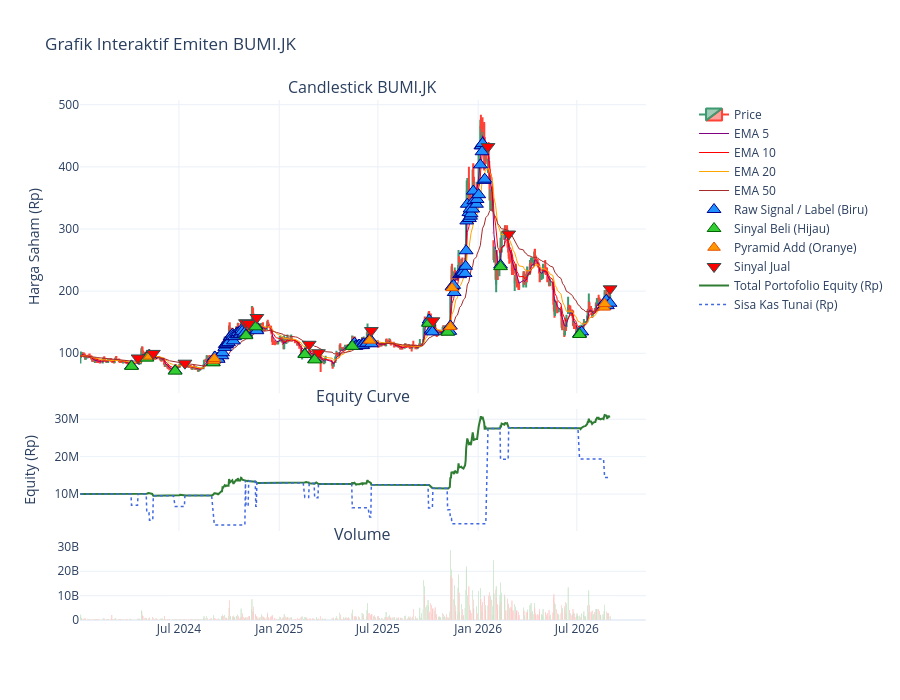

The cell this chart's notebook holds for it:
### Code cell
# Menampilkan grafik interaktif yang berisi Candlestick, Volume, dan Hasil Prediksi
plot_interactive_candlestick(
    df=df_bumi,               # Dataframe OHLCV saham (sesuaikan nama variabel jika berbeda)
    ticker_name=ticker_target,
    start_date="2024-01-01",  # Opsional: sesuaikan rentang zoom awal jika diperlukan
    end_date="2026-08-31",
    predictions_df=backtester.predictions_df,  # Ambil data dari objek backtester
    df_equity=df_equity_curve,           # Diambil dari output run_backtest()
    df_trades=df_trades_result,                 # Diambil dari output run_backtest()
    show_raw_buy_signals=True
)

### Figure 1 — Plotly figure (JSON) as saved in the notebook; plotly's stock layout.template omitted (floating-point values rounded to 4 significant figures; data arrays with more than 128 entries replaced by an {"elided": "..."} marker saying what was removed)
{"data": [{"close": {"elided": "627 float values"}, "high": {"elided": "627 float values"}, "low": {"elided": "627 float values"}, "name": "Price", "open": {"elided": "627 float values"}, "type": "candlestick", "x": {"elided": "627 str values"}, "xaxis": "x", "yaxis": "y"}, {"hovertemplate": "EMA 5: Rp%{y:,.0f}<extra></extra>", "line": {"color": "purple", "width": 1}, "mode": "lines", "name": "EMA 5", "type": "scatter", "x": {"elided": "627 str values"}, "xaxis": "x", "y": {"elided": "627 float values"}, "yaxis": "y"}, {"hovertemplate": "EMA 10: Rp%{y:,.0f}<extra></extra>", "line": {"color": "red", "width": 1}, "mode": "lines", "name": "EMA 10", "type": "scatter", "x": {"elided": "627 str values"}, "xaxis": "x", "y": {"elided": "627 float values"}, "yaxis": "y"}, {"hovertemplate": "EMA 20: Rp%{y:,.0f}<extra></extra>", "line": {"color": "orange", "width": 1}, "mode": "lines", "name": "EMA 20", "type": "scatter", "x": {"elided": "627 str values"}, "xaxis": "x", "y": {"elided": "627 float values"}, "yaxis": "y"}, {"hovertemplate": "EMA 50: Rp%{y:,.0f}<extra></extra>", "line": {"color": "brown", "width": 1}, "mode": "lines", "name": "EMA 50", "type": "scatter", "x": {"elided": "627 str values"}, "xaxis": "x", "y": {"elided": "627 float values"}, "yaxis": "y"}, {"customdata": {"elided": "102x5 float values"}, "hovertemplate": "<b>Sinyal Beli (Prediksi)</b><br>Probabilitas Dip: %{customdata[0]:.2%} [Cond 1]<br>Return Pred: %{customdata[1]:.2%}<br>Risk Pred: %{customdata[2]:.2%}<br>RR Ratio: %{customdata[3]:.2f} [Cond 2]<br>Trend Slope: %{customdata[4]:.2%} [Cond 3]<br><extra></extra>", "marker": {"color": "dodgerblue", "line": {"color": "darkblue", "width": 1}, "size": 12, "symbol": "triangle-up"}, "mode": "markers", "name": "Raw Signal / Label (Biru)", "type": "scatter", "x": ["2024-04-05T00:00:00.000000000", "2024-05-03T00:00:00.000000000", "2024-05-08T00:00:00.000000000", "2024-06-24T00:00:00.000000000", "2024-09-02T00:00:00.000000000", "2024-09-03T00:00:00.000000000", "2024-09-04T00:00:00.000000000", "2024-09-05T00:00:00.000000000", "2024-09-10T00:00:00.000000000", "2024-09-11T00:00:00.000000000", "2024-09-18T00:00:00.000000000", "2024-09-19T00:00:00.000000000", "2024-09-23T00:00:00.000000000", "2024-09-24T00:00:00.000000000", "2024-09-25T00:00:00.000000000", "2024-09-26T00:00:00.000000000", "2024-09-27T00:00:00.000000000", "2024-09-30T00:00:00.000000000", "2024-10-03T00:00:00.000000000", "2024-10-04T00:00:00.000000000", "2024-10-07T00:00:00.000000000", "2024-10-08T00:00:00.000000000", "2024-10-09T00:00:00.000000000", "2024-10-11T00:00:00.000000000", "2024-10-15T00:00:00.000000000", "2024-10-16T00:00:00.000000000", "2024-10-17T00:00:00.000000000", "2024-10-18T00:00:00.000000000", "2024-10-21T00:00:00.000000000", "2024-10-22T00:00:00.000000000", "2024-10-23T00:00:00.000000000", "2024-10-24T00:00:00.000000000", "2024-10-25T00:00:00.000000000", "2024-10-28T00:00:00.000000000", "2024-10-29T00:00:00.000000000", "2024-11-01T00:00:00.000000000", "2024-11-19T00:00:00.000000000", "2024-11-20T00:00:00.000000000", "2024-11-21T00:00:00.000000000", "2025-02-17T00:00:00.000000000", "2025-03-07T00:00:00.000000000", "2025-05-15T00:00:00.000000000", "2025-05-19T00:00:00.000000000", "2025-05-21T00:00:00.000000000", "2025-05-22T00:00:00.000000000", "2025-05-26T00:00:00.000000000", "2025-05-28T00:00:00.000000000", "2025-06-02T00:00:00.000000000", "2025-06-03T00:00:00.000000000", "2025-06-05T00:00:00.000000000", "2025-06-10T00:00:00.000000000", "2025-06-11T00:00:00.000000000", "2025-06-16T00:00:00.000000000", "2025-06-18T00:00:00.000000000", "2025-06-19T00:00:00.000000000", "2025-10-02T00:00:00.000000000", "2025-10-03T00:00:00.000000000", "2025-10-07T00:00:00.000000000", "2025-10-09T00:00:00.000000000", "2025-11-06T00:00:00.000000000", "2025-11-07T00:00:00.000000000", "2025-11-10T00:00:00.000000000", "2025-11-11T00:00:00.000000000", "2025-11-14T00:00:00.000000000", "2025-11-17T00:00:00.000000000", "2025-11-18T00:00:00.000000000", "2025-11-28T00:00:00.000000000", "2025-12-01T00:00:00.000000000", "2025-12-02T00:00:00.000000000", "2025-12-03T00:00:00.000000000", "2025-12-04T00:00:00.000000000", "2025-12-08T00:00:00.000000000", "2025-12-09T00:00:00.000000000", "2025-12-10T00:00:00.000000000", "2025-12-11T00:00:00.000000000", "2025-12-12T00:00:00.000000000", "2025-12-15T00:00:00.000000000", "2025-12-16T00:00:00.000000000", "2025-12-17T00:00:00.000000000", "2025-12-18T00:00:00.000000000", "2025-12-19T00:00:00.000000000", "2025-12-22T00:00:00.000000000", "2025-12-23T00:00:00.000000000", "2025-12-24T00:00:00.000000000", "2025-12-29T00:00:00.000000000", "2025-12-30T00:00:00.000000000", "2026-01-02T00:00:00.000000000", "2026-01-05T00:00:00.000000000", "2026-01-06T00:00:00.000000000", "2026-01-07T00:00:00.000000000", "2026-01-08T00:00:00.000000000", "2026-01-09T00:00:00.000000000", "2026-01-12T00:00:00.000000000", "2026-01-13T00:00:00.000000000", "2026-02-11T00:00:00.000000000", "2026-07-06T00:00:00.000000000", "2026-07-10T00:00:00.000000000", "2026-08-20T00:00:00.000000000", "2026-08-21T00:00:00.000000000", "2026-08-24T00:00:00.000000000", "2026-08-26T00:00:00.000000000", "2026-08-31T00:00:00.000000000"], "xaxis": "x", "y": [79.68, 93.12, 96.0, 72.0, 85.44, 89.28, 92.16, 94.08, 92.16, 90.24, 96.0, 100.8, 109.4, 114.2, 113.3, 114.2, 115.2, 117.1, 126.7, 126.7, 130.6, 127.7, 120.0, 126.7, 132.5, 129.6, 130.6, 133.4, 131.5, 130.6, 134.4, 138.2, 135.4, 130.6, 132.5, 129.6, 144.0, 138.2, 136.3, 98.88, 90.24, 112.3, 116.2, 111.4, 111.4, 112.3, 113.3, 114.2, 112.3, 115.2, 116.2, 116.2, 121.9, 121.0, 115.2, 149.8, 153.6, 137.3, 134.4, 135.4, 134.4, 135.4, 144.0, 207.4, 209.3, 197.8, 226.6, 228.5, 232.3, 230.4, 230.4, 228.5, 240.0, 265.0, 313.0, 339.8, 326.4, 316.8, 332.2, 320.6, 324.5, 332.2, 361.0, 345.6, 339.8, 347.5, 355.2, 403.2, 433.9, 433.9, 424.3, 437.8, 378.2, 380.2, 241.9, 131.5, 134.4, 175.7, 181.4, 185.3, 176.6, 180.5], "yaxis": "y"}, {"hovertemplate": "%{text}<extra></extra>", "marker": {"color": "limegreen", "line": {"color": "darkgreen", "width": 1}, "size": 12, "symbol": "triangle-up"}, "mode": "markers", "name": "Sinyal Beli (Hijau)", "text": ["ID Transaksi: 1<br>Beli: 2024-04-05<br>Harga: Rp83.00<br>Lot: 360<br>Total Modal: Rp2,992,482.00<br>TP: Rp90.00<br>SL: Rp80.00", "ID Transaksi: 2<br>Beli: 2024-05-03<br>Avg Entry: Rp99.79<br>Lot: 702 (Termasuk 1x Pyramid)<br>Total Modal: Rp7,005,292.20<br>TP: Rp112.00<br>SL: Rp93.60", "ID Transaksi: 3<br>Beli: 2024-06-24<br>Harga: Rp76.00<br>Lot: 375<br>Total Modal: Rp2,854,275.00<br>TP: Rp87.00<br>SL: Rp70.00", "ID Transaksi: 4<br>Beli: 2024-09-02<br>Avg Entry: Rp91.92<br>Lot: 858 (Termasuk 2x Pyramid)<br>Total Modal: Rp7,886,812.50<br>TP: Rp96.00<br>SL: Rp90.90", "ID Transaksi: 5<br>Beli: 2024-11-01<br>Harga: Rp139.00<br>Lot: 489<br>Total Modal: Rp6,807,295.65<br>TP: Rp152.00<br>SL: Rp130.00", "ID Transaksi: 6<br>Beli: 2024-11-19<br>Harga: Rp153.00<br>Lot: 437<br>Total Modal: Rp6,696,129.15<br>TP: Rp179.00<br>SL: Rp142.00", "ID Transaksi: 7<br>Beli: 2025-02-17<br>Harga: Rp104.00<br>Lot: 373<br>Total Modal: Rp3,885,018.80<br>TP: Rp118.00<br>SL: Rp96.00", "ID Transaksi: 8<br>Beli: 2025-03-07<br>Harga: Rp96.00<br>Lot: 401<br>Total Modal: Rp3,855,374.40<br>TP: Rp107.00<br>SL: Rp90.00", "ID Transaksi: 9<br>Beli: 2025-05-15<br>Avg Entry: Rp123.07<br>Lot: 718 (Termasuk 1x Pyramid)<br>Total Modal: Rp8,836,434.80<br>TP: Rp130.00<br>SL: Rp120.60", "ID Transaksi: 10<br>Beli: 2025-10-02<br>Harga: Rp163.00<br>Lot: 383<br>Total Modal: Rp6,252,264.35<br>TP: Rp185.00<br>SL: Rp150.00", "ID Transaksi: 11<br>Beli: 2025-11-06<br>Avg Entry: Rp152.65<br>Lot: 619 (Termasuk 2x Pyramid)<br>Total Modal: Rp9,449,152.50<br>TP: Rp153.00<br>SL: Rp201.60", "ID Transaksi: 12<br>Beli: 2026-02-11<br>Harga: Rp252.00<br>Lot: 327<br>Total Modal: Rp8,252,760.60<br>TP: Rp296.00<br>SL: Rp228.00", "ID Transaksi: 13<br>Beli: 2026-07-06<br>Avg Entry: Rp155.66<br>Lot: 853 (Termasuk 2x Pyramid)<br>Total Modal: Rp13,277,686.70<br>TP: Rp157.00<br>SL: Rp171.90"], "type": "scatter", "x": ["2024-04-05T00:00:00.000000000", "2024-05-03T00:00:00.000000000", "2024-06-24T00:00:00.000000000", "2024-09-02T00:00:00.000000000", "2024-11-01T00:00:00.000000000", "2024-11-19T00:00:00.000000000", "2025-02-17T00:00:00.000000000", "2025-03-07T00:00:00.000000000", "2025-05-15T00:00:00.000000000", "2025-10-02T00:00:00.000000000", "2025-11-06T00:00:00.000000000", "2026-02-11T00:00:00.000000000", "2026-07-06T00:00:00.000000000"], "xaxis": "x", "y": [78.85, 92.15, 71.25, 84.55, 128.2, 142.5, 97.85, 89.3, 111.1, 148.2, 133.9, 239.4, 130.2], "yaxis": "y"}, {"hovertemplate": "%{text}<extra></extra>", "marker": {"color": "#FF9800", "line": {"color": "#E65100", "width": 1}, "size": 11, "symbol": "triangle-up"}, "mode": "markers", "name": "Pyramid Add (Oranye)", "text": ["ID Transaksi: 2 [Pyramid Add #1]<br>Tanggal: 2024-05-08<br>Harga Tambah: Rp104.00<br>Tambah Lot: +192<br>Modal Tambahan: Rp1,999,795.20", "ID Transaksi: 4 [Pyramid Add #1]<br>Tanggal: 2024-09-03<br>Harga Tambah: Rp94.00<br>Tambah Lot: +204<br>Modal Tambahan: Rp1,920,476.40", "ID Transaksi: 4 [Pyramid Add #2]<br>Tanggal: 2024-09-04<br>Harga Tambah: Rp101.00<br>Tambah Lot: +114<br>Modal Tambahan: Rp1,153,127.10", "ID Transaksi: 9 [Pyramid Add #1]<br>Tanggal: 2025-06-16<br>Harga Tambah: Rp134.00<br>Tambah Lot: +186<br>Modal Tambahan: Rp2,496,138.60", "ID Transaksi: 11 [Pyramid Add #1]<br>Tanggal: 2025-11-11<br>Harga Tambah: Rp151.00<br>Tambah Lot: +152<br>Modal Tambahan: Rp2,298,642.80", "ID Transaksi: 11 [Pyramid Add #2]<br>Tanggal: 2025-11-14<br>Harga Tambah: Rp224.00<br>Tambah Lot: +62<br>Modal Tambahan: Rp1,390,883.20", "ID Transaksi: 13 [Pyramid Add #1]<br>Tanggal: 2026-08-20<br>Harga Tambah: Rp184.00<br>Tambah Lot: +135<br>Modal Tambahan: Rp2,487,726.00", "ID Transaksi: 13 [Pyramid Add #2]<br>Tanggal: 2026-08-21<br>Harga Tambah: Rp191.00<br>Tambah Lot: +130<br>Modal Tambahan: Rp2,486,724.50"], "type": "scatter", "x": ["2024-05-08T00:00:00", "2024-09-03T00:00:00", "2024-09-04T00:00:00", "2025-06-16T00:00:00", "2025-11-11T00:00:00", "2025-11-14T00:00:00", "2026-08-20T00:00:00", "2026-08-21T00:00:00"], "xaxis": "x", "y": [95, 88.35, 91.2, 120.6, 142.5, 205.2, 173.8, 179.5], "yaxis": "y"}, {"hovertemplate": "%{text}<extra></extra>", "marker": {"color": "red", "line": {"color": "DarkSlateGrey", "width": 1}, "size": 12, "symbol": "triangle-down"}, "mode": "markers", "name": "Sinyal Jual", "text": ["ID Pembelian: 1<br>Jual: 2024-04-17<br>Harga: Rp84.00<br>Lot: 360<br>Alasan Jual: EMA 5/10 Cross<br>Profit: Rp23,958.00 (+0.80%)", "ID Pembelian: 2<br>Jual: 2024-05-15<br>Harga: Rp93.00<br>Lot: 702 (Termasuk 1x Pyramid)<br>Alasan Jual: EMA 5/10 Cross<br>Profit: Rp-493,013.70 (-7.04%)", "ID Pembelian: 3<br>Jual: 2024-07-12<br>Harga: Rp79.00<br>Lot: 375<br>Alasan Jual: EMA 5/10 Cross<br>Profit: Rp100,818.75 (+3.53%)", "ID Pembelian: 4<br>Jual: 2024-10-31<br>Harga: Rp139.00<br>Lot: 858 (Termasuk 2x Pyramid)<br>Alasan Jual: EMA 5/10 Cross<br>Profit: Rp4,009,572.00 (+50.84%)", "ID Pembelian: 5<br>Jual: 2024-11-06<br>Harga: Rp135.00<br>Lot: 489<br>Alasan Jual: Time-Stop<br>Profit: Rp-222,299.40 (-3.27%)", "ID Pembelian: 6<br>Jual: 2024-11-21<br>Harga: Rp143.00<br>Lot: 437<br>Alasan Jual: EMA 5/10 Cross<br>Profit: Rp-462,651.90 (-6.91%)", "ID Pembelian: 7<br>Jual: 2025-02-25<br>Harga: Rp102.00<br>Lot: 373<br>Alasan Jual: EMA 5/10 Cross<br>Profit: Rp-89,930.30 (-2.31%)", "ID Pembelian: 8<br>Jual: 2025-03-14<br>Harga: Rp92.00<br>Lot: 401<br>Alasan Jual: Time-Stop<br>Profit: Rp-175,397.40 (-4.55%)", "ID Pembelian: 9<br>Jual: 2025-06-19<br>Harga: Rp121.00<br>Lot: 718 (Termasuk 1x Pyramid)<br>Alasan Jual: EMA 5/10 Cross<br>Profit: Rp-170,354.30 (-1.93%)", "ID Pembelian: 10<br>Jual: 2025-10-10<br>Harga: Rp138.00<br>Lot: 383<br>Alasan Jual: EMA 5/10 Cross<br>Profit: Rp-980,077.85 (-15.68%)", "ID Pembelian: 11<br>Jual: 2026-01-19<br>Harga: Rp412.00<br>Lot: 619 (Termasuk 2x Pyramid)<br>Alasan Jual: EMA 5/10 Cross<br>Profit: Rp15,989,890.50 (+169.22%)", "ID Pembelian: 12<br>Jual: 2026-02-26<br>Harga: Rp258.00<br>Lot: 327<br>Alasan Jual: EMA 5/10 Cross<br>Profit: Rp162,747.90 (+1.97%)", "ID Pembelian: 13<br>Jual: 2026-08-31<br>Harga: Rp192.00<br>Lot: 853 (Termasuk 2x Pyramid)<br>Alasan Jual: Akhir Backtest<br>Profit: Rp3,058,969.30 (+23.04%)"], "type": "scatter", "x": ["2024-04-17T00:00:00.000000000", "2024-05-15T00:00:00.000000000", "2024-07-12T00:00:00.000000000", "2024-10-31T00:00:00.000000000", "2024-11-06T00:00:00.000000000", "2024-11-21T00:00:00.000000000", "2025-02-25T00:00:00.000000000", "2025-03-14T00:00:00.000000000", "2025-06-19T00:00:00.000000000", "2025-10-10T00:00:00.000000000", "2026-01-19T00:00:00.000000000", "2026-02-26T00:00:00.000000000", "2026-08-31T00:00:00.000000000"], "xaxis": "x", "y": [92.4, 99.75, 84, 149.1, 148.1, 157.5, 114.5, 100.8, 136.5, 152.2, 432.6, 291.9, 203.7], "yaxis": "y"}, {"line": {"color": "#2E7D32", "width": 2}, "mode": "lines", "name": "Total Portofolio Equity (Rp)", "type": "scatter", "x": {"elided": "627 str values"}, "xaxis": "x2", "y": {"elided": "627 float values"}, "yaxis": "y3"}, {"line": {"color": "royalblue", "dash": "dot", "width": 1.5}, "mode": "lines", "name": "Sisa Kas Tunai (Rp)", "type": "scatter", "x": {"elided": "627 str values"}, "xaxis": "x2", "y": {"elided": "627 float values"}, "yaxis": "y3"}, {"marker": {"color": {"elided": "627 str values"}}, "name": "Volume", "showlegend": false, "type": "bar", "x": {"elided": "627 str values"}, "xaxis": "x3", "y": {"elided": "627 float values"}, "yaxis": "y4"}], "layout": {"annotations": [{"font": {"size": 16}, "showarrow": false, "text": "Candlestick BUMI.JK", "x": 0.47, "xanchor": "center", "xref": "paper", "y": 1, "yanchor": "bottom", "yref": "paper"}, {"font": {"size": 16}, "showarrow": false, "text": "Equity Curve", "x": 0.47, "xanchor": "center", "xref": "paper", "y": 0.406, "yanchor": "bottom", "yref": "paper"}, {"font": {"size": 16}, "showarrow": false, "text": "Volume", "x": 0.47, "xanchor": "center", "xref": "paper", "y": 0.141, "yanchor": "bottom", "yref": "paper"}], "height": 700, "hovermode": "closest", "title": {"text": "Grafik Interaktif Emiten BUMI.JK"}, "xaxis": {"anchor": "y", "domain": [0, 0.94], "matches": "x3", "rangeslider": {"visible": false}, "showticklabels": false}, "xaxis2": {"anchor": "y3", "domain": [0, 0.94], "matches": "x3", "showticklabels": false}, "xaxis3": {"anchor": "y4", "domain": [0, 0.94]}, "yaxis": {"anchor": "x", "domain": [0.436, 1], "title": {"text": "Harga Saham (Rp)"}}, "yaxis2": {"anchor": "x", "overlaying": "y", "side": "right"}, "yaxis3": {"anchor": "x2", "domain": [0.171, 0.406], "title": {"text": "Equity (Rp)"}}, "yaxis4": {"anchor": "x3", "domain": [0, 0.141]}}}
